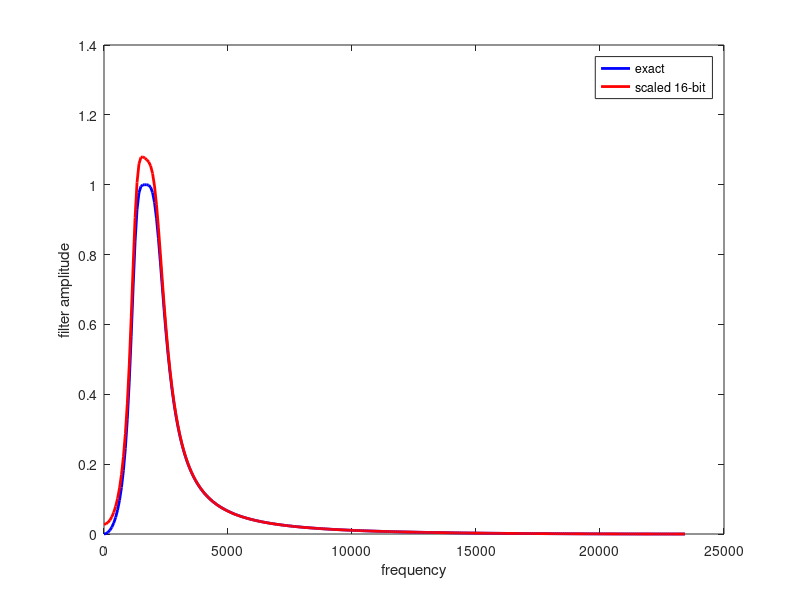

MATLAB code for this plot:
%18-bit, 16-bit fraction,  2's comp conversion
% for assembler version of filtering
clear all

clc

%The scale has to be adjusted so that filter coefficients are
% -1.0<coeff<1.0
%Scaling performed is 2^(-scale)
scale = 2;
%For lowpass, set equal to normalized Freq (cutoff/(Fs/2))
%For bandpass, set equal to normalized Freq vector ([low high]/(Fs/2))
freq = [0.05  0.1] ;
%Filter order:
%    use 2,4 for lowpass 
%        1,2 for bandpass
%NOTE that for a bandpass filter (order) poles are generated for the high
%and low cutoffs, so the total order is (order)*2
order =2;

%could also use butter, or cheby1 or cheby2 or besself
% but note that besself is lowpass only!
[b, a] = butter(order, freq) ;
%[b, a] = cheby1(order, 0.1, freq) ;
%[b, a] = besself(order, freq) ;
b = b * (2^-scale) ;
a = -a * (2^-scale) ;

disp(' ')
fprintf('; Filter: cutoff=%f \n',freq)
orderstr = order*length(freq);
if orderstr==2
    scstr = 'IIR2 filter(';
elseif orderstr==4
    scstr = 'IIR4 filter('; 
elseif orderstr==6
    scstr = 'IIR6 filter('; 
else
    error('order*length(freq) must equal 2 4 or 6')
end
%fprintf('%s \n',scstr); 
%fprintf('     .audio_out (your_out), \n')
%fprintf('     .audio_in (your_in), \n')
fprintf('; data section \n') ;
fprintf('\tscale\t1\t%1d \n',scale)
fprintf('\tsum \t1 \t0 \n');
% print: parameter name, '1', value in hex
for i=1:length(b)
    if b(i)>=0
        fprintf('\tb%1d \t1 \t%s \n', i, dec2hex(fix(2^16*b(i)))) ;
    else
        fprintf('\tb%1d \t1 \t%s \n', i, dec2hex(bitcmp(fix(2^16*-b(i)),18)+1));
    end
end

for i=2:length(a)
    if a(i)>=0
        fprintf('\ta%1d \t1 \t%s \n', i, dec2hex(fix(2^16*a(i))))
    else
        fprintf('\ta%1d \t1 \t%s \n', i,dec2hex(bitcmp(fix(2^16*-a(i)),18)+1))
    end
end

for i=2:length(b)
   fprintf('\tx%1d \t1 \t0 \n',i);
end
for i=2:length(a)
   fprintf('\ty%1d \t1 \t0 \n',i);
end

fprintf('; end data section')

disp(' ')
disp('CHECK scaling! all b''s and a''s <1 absolute value?') 
disp('BUT as big as possible?')
b
a

%sampling rate on DE2 board
Fs = 47000;
[b,a] = butter(order, freq) ;
figure(1);clf;
[fresponse, ffreq] = freqz(b,a,300);
plot(ffreq/pi*Fs/2,abs(fresponse), 'b', 'linewidth',2);
xlabel('frequency'); ylabel('filter amplitude');
hold on
b = fix((b*(2^-scale))*2^16) 
a = fix((a*(2^-scale))*2^16) 
[fresponse, ffreq] = freqz(b,a,300);
plot(ffreq/pi*Fs/2,abs(fresponse), 'r', 'linewidth',2);
legend('exact','scaled 16-bit')
